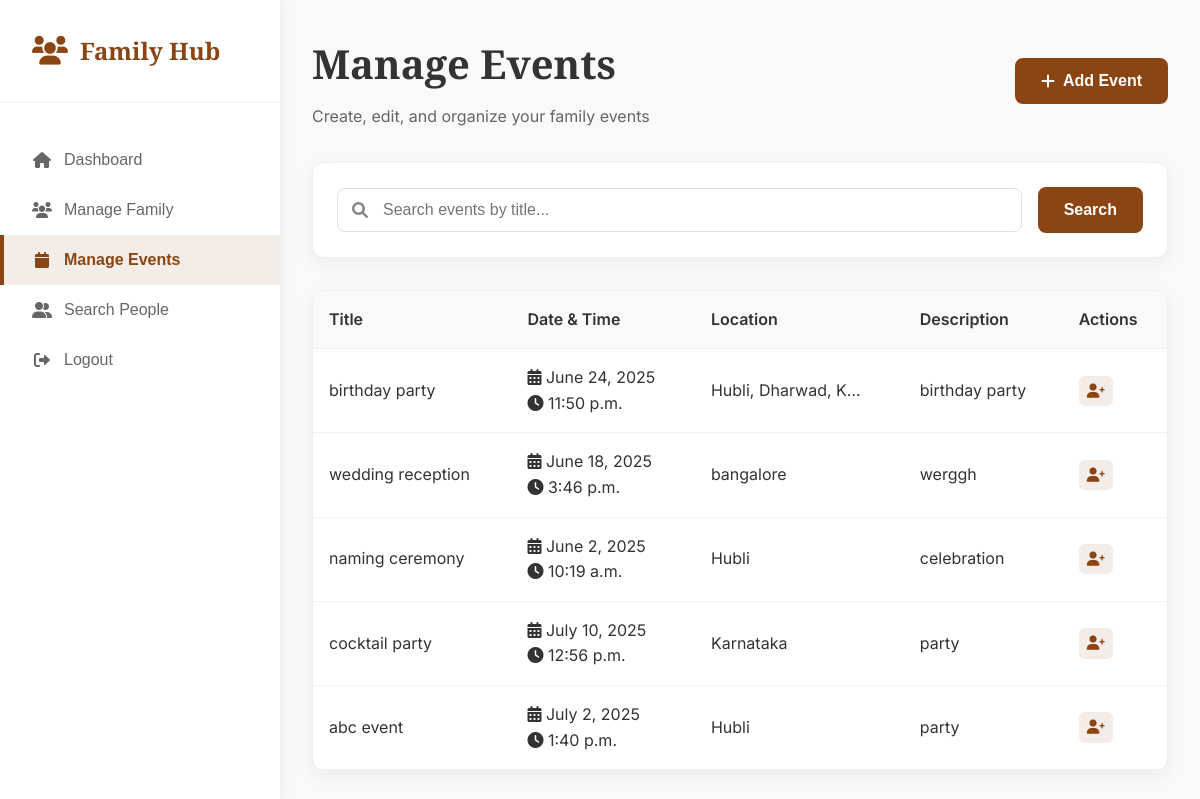
Page /event-list/ (signed in) on the committed database.
### users/models.py (models this page shows, shortened)
class Event(models.Model):
    user = models.ForeignKey(NewUser, on_delete=models.CASCADE)
    title = models.CharField(max_length=200)
    description = models.TextField(blank=True)
    date = models.DateField()
    time = models.TimeField()
    location = models.CharField(max_length=200, blank=True)
    created_at = models.DateTimeField(default=timezone.now)
    is_deleted = models.BooleanField(default=False)  # Soft delete

### users/views.py (the view)
# urls.py: path('event-list/', views.event_list, name='event_list'),
@login_required
def event_list(request):
    events = Event.objects.filter(user=request.user)
    title = request.GET.get('title')
    location = request.GET.get('location')
    if title:
        events = events.filter(title__icontains=title)
    if location:
        events = events.filter(location__icontains=location)
    events_count = events.count()
    locations = Event.objects.values_list('location', flat=True).distinct()
    context = {
        'events': events,
        'events_count': events_count,
        'location': locations,
        'title': title or '',
    }
    return render(request, 'event_list.html', context)

### users/templates/event_list.html (shortened to what this page needs)
<!DOCTYPE html>
<html lang="en">
<head>
    <link rel="stylesheet" href="https://cdnjs.cloudflare.com/ajax/libs/font-awesome/6.0.0/css/all.min.css">
</head>
<body>
    <div class="dashboard-container">
        <aside class="sidebar" id="sidebar">
            <div class="sidebar-header">
                <div class="sidebar-logo">
                    <i class="fas fa-users logo-icon"></i>
                    <span>Family Hub</span>
                </div>
            </div>
            <nav class="sidebar-nav">
                <button class="nav-item " onclick="window.location.href='/dashboard/'" data-tab="dashboard">
                    <i class="fas fa-home"></i>
                    <span>Dashboard</span>
                </button>
                <button class="nav-item" onclick="window.location.href='/dashboard#members-table-view/'" data-tab="family">
                    <i class="fas fa-users"></i>
                    <span>Manage Family</span>
                </button>
               <button class="nav-item active" onclick="window.location.href='/event-list/'" data-tab="events">
                    <i class="fas fa-calendar"></i>
                    <span>Manage Events</span>
                </button>
                  <button class="nav-item " onclick="window.location.href='/search-people/'" data-tab="family">
                    <i class="fas fa-user-group"></i>
                    <span>Search People</span>
                </button>
                <button class="nav-item" onclick="window.location.href='/logout/'" data-tab="logout">
                    <i class="fas fa-sign-out-alt"></i>
                    <span>Logout</span>
                </button>
            </nav>
        </aside>
        <main class="main-content">
            <div id="events-tab" class="tab-content active">
                <div class="page-header">
                    <div>
                        <h1>Manage Events</h1>
                        <p>Create, edit, and organize your family events</p>
                    </div>
                    <button class="btn-primary" onclick="openAddEventModal()">
                        <i class="fas fa-plus"></i>
                        Add Event
                    </button>
                </div>
                <div class="management-controls">
                    <form id="event-filter-form" method="GET" action="{% url 'event_list' %}">
                      <div class="controls-row">
                        <div class="search-box">
                            <i class="fas fa-search"></i>
                            <input type="text" id="event-search" placeholder="Search events by title..." name="title" >
                        </div>
                        <button type="submit" class="btn btn-primary">Search</button>
                        </div>
                    </form>
                </div>
        <div id="events-table-view" class="table-container">
            <table class="data-table">
                <thead>
                    <tr>
                        <th>Title</th>
                        <th>Date & Time</th>
                        <th>Location</th>
                        <th>Description</th>
                        <th>Actions</th>
                    </tr>
                </thead>
                <tbody id="events-table-body">
                    {% for event in events %}
                        <tr>
                            <td>{{ event.title }}</td>
                            <td>
                                <div><i class="fas fa-calendar-alt"></i> {{ event.date }}</div>
                                <div><i class="fas fa-clock"></i> {{ event.time }}</div>
                            </td>
                            <td>
                                <div class="address-cell" title="{{ event.location }}">
                                    {{ event.location|default:"N/A" }}
                                </div>
                            </td>
                            <td>
                                {{ event.description|default:"No description" }}
                            </td>
                            <td>
                                <div class="actions">
                                    {% if event.id %}
                                        <form action="{% url 'invite_member' event.id %}" method="POST" style="display:inline;">
                                            <button type="submit" class="btn-view" title="Invite">
                                                <i class="fas fa-user-plus"></i>
                                            </button>
                                        </form>
                                    {% endif %}
                                </div>
                            </td>
                        </tr>
                    {% empty %}
                        <tr><td colspan="5" class="empty-state">No events found</td></tr>
                    {% endfor %}
                </tbody>
            </table>
        </div>
            </div>
        </main>
    </div>
        <link href="https://code.jquery.com/ui/1.13.2/themes/base/jquery-ui.css" rel="stylesheet">
</body>
</html>

### users/templates/event_list.html (style rules this page uses)
* { margin: 0; padding: 0; box-sizing: border-box; }
body { font-family: "Inter", sans-serif; line-height: 1.6; color: #333; background-color: #f9f9f9; }
.dashboard-container { display: flex; min-height: 100vh; }
.address-cell { max-width: 150px; white-space: nowrap; overflow: hidden; text-overflow: ellipsis; display: block; cursor: pointer; }
.sidebar { width: 280px; background: white; box-shadow: 2px 0 10px rgba(0, 0, 0, 0.05); position: fixed; height: 100vh; left: 0; top: 0; z-index: 1000; display: flex; flex-direction: column; transition: transform 0.3s ease; }
.sidebar-header { padding: 2rem; border-bottom: 1px solid #f0f0f0; }
.sidebar-logo { display: flex; align-items: center; font-size: 1.5rem; font-weight: 700; color: #8b4513; font-family: "Playfair Display", serif; }
.logo-icon { margin-right: 12px; color: #8b4513; font-size: 1.8rem; }
.sidebar-nav { flex: 1; padding: 2rem 0; }
.nav-item { display: flex; align-items: center; width: 100%; padding: 1rem 2rem; border: none; background: none; color: #666; font-size: 1rem; cursor: pointer; transition: all 0.3s; text-align: left; position: relative; text-decoration: none; }
.nav-item.active { background: rgba(139, 69, 19, 0.1); color: #8b4513; font-weight: 600; }
.nav-item.active::before { content: ""; position: absolute; left: 0; top: 0; bottom: 0; width: 4px; background: #8b4513; }
.nav-item i { margin-right: 12px; width: 20px; text-align: center; }
.main-content { flex: 1; margin-left: 280px; padding: 2rem; background: #f9f9f9; min-height: 100vh; }
.page-header { display: flex; justify-content: space-between; align-items: center; margin-bottom: 2rem; }
.page-header h1 { font-size: 2.5rem; font-weight: 600; color: #333; font-family: "Playfair Display", serif; }
.page-header p { color: #666; margin-top: 0.5rem; }
.tab-content { display: none; }
.tab-content.active { display: block; }
.management-controls { background: white; padding: 1.5rem; border-radius: 12px; box-shadow: 0 5px 15px rgba(0, 0, 0, 0.05); border: 1px solid #f0f0f0; margin-bottom: 2rem; }
.controls-row { display: flex; gap: 1rem; align-items: center; flex-wrap: wrap; margin-bottom: 1rem; }
.controls-row:last-child { margin-bottom: 0; }
.search-box { position: relative; flex: 1; min-width: 250px; }
.search-box i { position: absolute; left: 15px; top: 50%; transform: translateY(-50%); color: #888; }
.search-box input { width: 100%; padding: 12px 15px 12px 45px; border: 1px solid #e0e0e0; border-radius: 8px; font-size: 1rem; outline: none; transition: all 0.3s; }
.btn-primary, .btn-secondary, .btn-danger, .btn-success { display: inline-flex; align-items: center; gap: 8px; padding: 12px 24px; border-radius: 8px; font-size: 1rem; font-weight: 600; cursor: pointer; transition: all 0.3s; border: 2px solid; text-decoration: none; }
.btn-primary { background: #8b4513; color: white; border-color: #8b4513; }
.btn-edit, .btn-delete, .btn-view { padding: 8px; border: none; border-radius: 6px; cursor: pointer; transition: all 0.3s; display: flex; align-items: center; justify-content: center; font-size: 0.9rem; }
.btn-view { background: rgba(139, 69, 19, 0.1); color: #8b4513; }
.table-container { background: white; border-radius: 12px; box-shadow: 0 5px 15px rgba(0, 0, 0, 0.05); border: 1px solid #f0f0f0; overflow: hidden; }
.data-table { width: 100%; border-collapse: collapse; }
.data-table th, .data-table td { padding: 1rem; text-align: left; border-bottom: 1px solid #f0f0f0; }
.data-table th { background: #f8f9fa; font-weight: 600; color: #333; position: sticky; top: 0; z-index: 10; }
.data-table .actions { display: flex; gap: 0.5rem; align-items: center; }

### rows in the picture
Event: title "birthday party", date "June 24, 2025", time "11:50 p.m.", location "Hubli, Dharwad, K…", description "birthday party"
Event: title "wedding reception", date "June 18, 2025", time "3:46 p.m.", location "bangalore", description "werggh"
Event: title "naming ceremony", date "June 2, 2025", time "10:19 a.m.", location "Hubli", description "celebration"
Event: title "cocktail party", date "July 10, 2025", time "12:56 p.m.", location "Karnataka", description "party"
Event: title "abc event", date "July 2, 2025", time "1:40 p.m.", location "Hubli", description "party"
